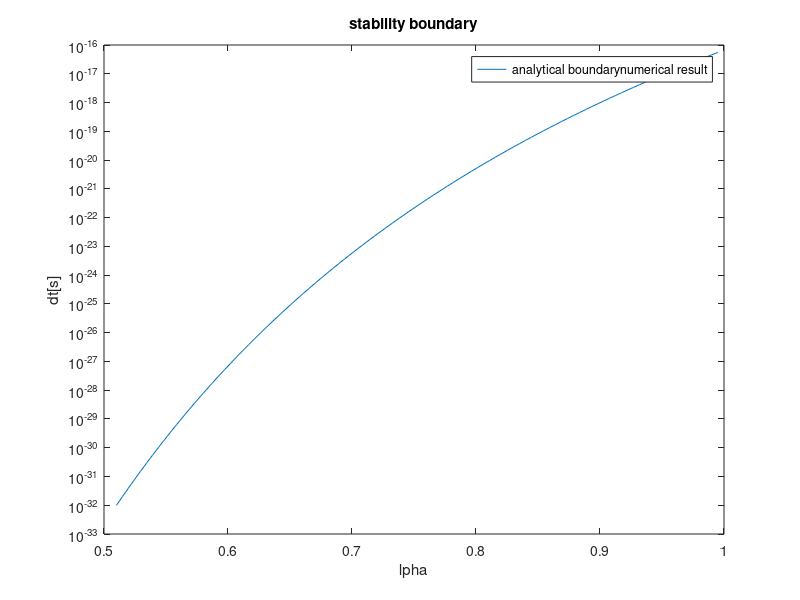

Here is the MATLAB script that generated this plot:
% Stability calculations
dt = 1;
zeta = 1.9; % zeta > 1
% mine w_i, alpha =1
w_i = 1/dt * ( log(2*zeta) / log(exp(-0.5) + exp(0.5)) );
% taflove w_i, alpha=1
w_t = -2/dt * log(zeta + sqrt(zeta^2 + 1));



MU_0 = 1.2566371e-6;
EPS_0 = 8.85418781762e-12;
C_CONST = 299792458.0;
dz = 0.02e-6;
alpha = 0.97
dt = 2^(1-1/alpha) * (sqrt(EPS_0*MU_0) * dz)^(1/alpha)
classic_dt = sqrt(EPS_0*MU_0)*dz





alpha_arr_num = [9.950000e-001, 9.900000e-001, 9.800000e-001, 9.700000e-001, 9.500000e-001, 9.000000e-001, 8.500000e-001, 8.000000e-001, 7.500000e-001, 7.000000e-001, 6.500000e-001, 6.000000e-001, 5.500000e-001, 5.100000e-001];
unstable_dt = [5.568428e-017, 4.593018e-017, 3.106483e-017, 2.084195e-017, 9.148072e-018, 1.004735e-018, 8.499087e-020, 5.222054e-021, 2.233413e-022, 6.080006e-024, 9.582059e-026, 7.465965e-028, 2.424191e-030, 1.103460e-032]
alpha_arr_an = alpha_arr_num(1):(alpha_arr_num(end)-alpha_arr_num(1))/100:alpha_arr_num(end);
dt_arr_an = 2.^(1.0-1./alpha_arr_an) .* (sqrt(EPS_0*MU_0) * dz).^(1./alpha_arr_an);

plot(alpha_arr_an, dt_arr_an)
hold on
scatter(alpha_arr_num, unstable_dt)
set(gca,'yscale','log')
legend(["analytical boundary", "numerical result"])
xlabel("\alpha")
ylabel("dt[s]")
title("stability boundary")
